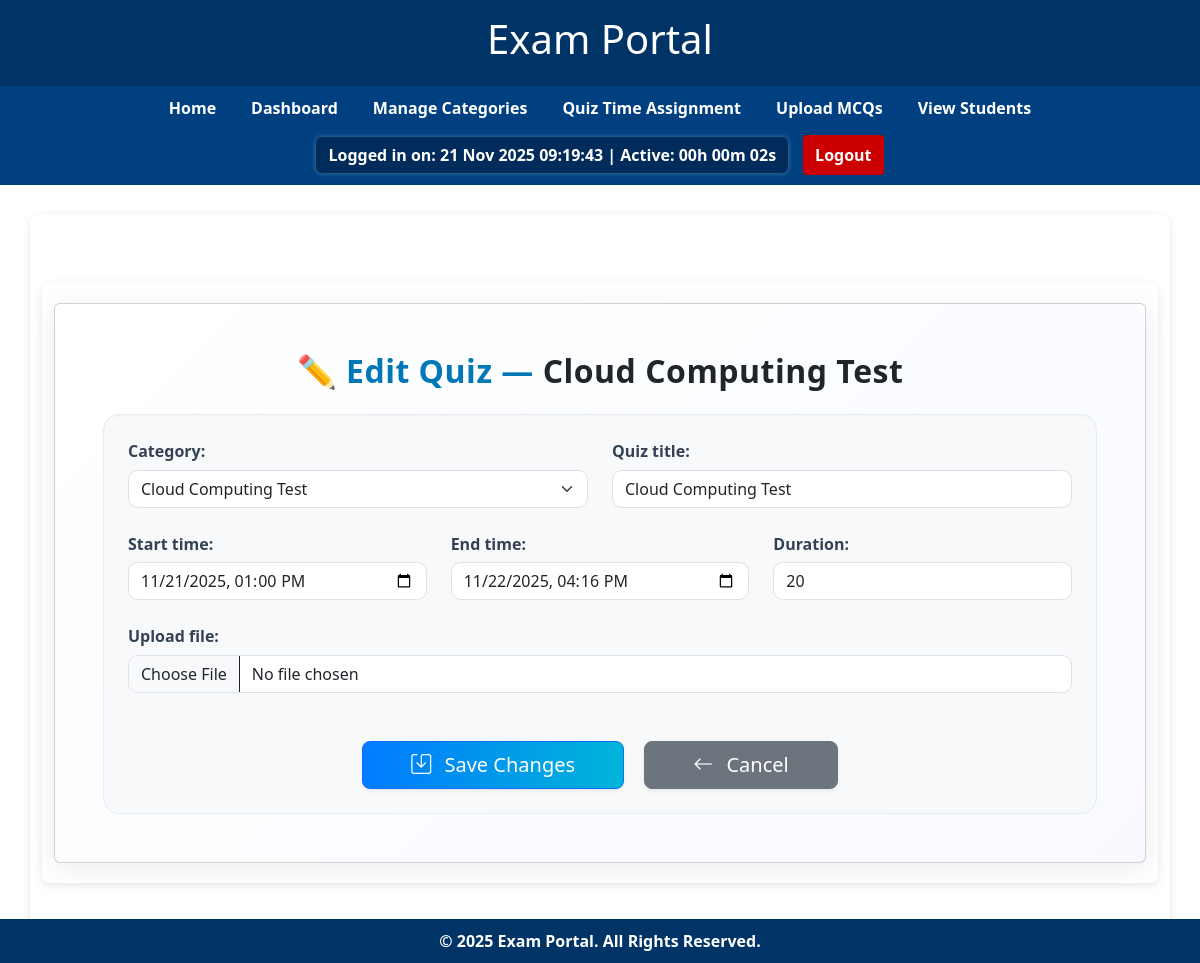
The app's page /staff/quiz/21/edit/ (signed in) with its own data.
### mcq/models.py (models this page shows, shortened)
class Quiz(models.Model):
    category = models.ForeignKey(Category, on_delete=models.CASCADE)
    quiz_title = models.CharField(max_length=255)
    created_by = models.ForeignKey(User, on_delete=models.CASCADE)
    start_time = models.DateTimeField(null=True, blank=True)
    end_time = models.DateTimeField(null=True, blank=True)
    duration = models.IntegerField(help_text="Enter duration in minutes", null=True, blank=True)
    active = models.BooleanField(default=True)
    upload_file = models.FileField(upload_to="mcq_uploads/", null=True, blank=True)
    created_by = models.ForeignKey(User, on_delete=models.CASCADE)  # <— this is required

### mcq/views.py (the view)
# urls.py: path('staff/quiz/<int:quiz_id>/edit/', views.edit_quiz, name='edit_quiz'),
@login_required
@user_passes_test(staff_required)
def edit_quiz(request, quiz_id):
    quiz = get_object_or_404(Quiz, id=quiz_id, created_by=request.user)
    if request.method == 'POST':
        form = QuizForm(request.POST, request.FILES, instance=quiz)
        if form.is_valid():
            form.save()
            messages.success(request, "✅ Quiz updated successfully!")
            return redirect('staff_quiz_management')  # ✅ correct redirect
    else:
        form = QuizForm(instance=quiz)
    return render(request, 'staff/edit_quiz.html', {'form': form, 'quiz': quiz})

### mcq/models.py (called while the page is built)
    def __str__(self):
        return self.name

### mcq/views.py (called while the page is built)
def staff_required(user):
    return user.is_staff or user.is_superuser

### mcq/templates/staff/edit_quiz.html (shortened to what this page needs)
{% extends "base.html" %}
{% block content %}
<div class="container mt-5 fade-in">
  <div class="card edit-quiz-card p-5">
    <h2 class="text-center page-title mb-4">
      ✏ Edit Quiz — <span class="text-dark">{{ quiz.quiz_title }}</span>
    </h2>
    <form method="POST" enctype="multipart/form-data" class="p-4 bg-light rounded-4">
      <div class="row g-4">
        <div class="col-md-6">
          {{ form.category.label_tag }}
          {{ form.category }}
        </div>
        <div class="col-md-6">
          {{ form.quiz_title.label_tag }}
          {{ form.quiz_title }}
        </div>
        <div class="col-md-4">
          {{ form.start_time.label_tag }}
          {{ form.start_time }}
        </div>
        <div class="col-md-4">
          {{ form.end_time.label_tag }}
          {{ form.end_time }}
        </div>
        <div class="col-md-4">
          {{ form.duration.label_tag }}
          {{ form.duration }}
        </div>
        <div class="col-md-12">
          {{ form.upload_file.label_tag }}
          {{ form.upload_file }}
        </div>
      </div>
      <div class="text-center mt-5">
        <button type="submit" class="btn btn-primary btn-lg px-5 shadow-sm">
          <i class="bi bi-save me-2"></i> Save Changes
        </button>
        <a href="{% url 'staff_quiz_management' %}" class="btn btn-secondary btn-lg ms-3 px-5 shadow-sm">
          <i class="bi bi-arrow-left me-2"></i> Cancel
        </a>
      </div>
    </form>
  </div>
</div>
{% endblock %}

### mcq/templates/base.html (style rules this page uses)
body { font-family: Arial, sans-serif; background-color: #f2f4f8; margin: 0; padding: 0; }
.container { margin: 30px auto; max-width: 800px; background-color: white; padding: 20px; border-radius: 8px; box-shadow: 0 2px 10px rgba(0,0,0,0.1); }

### mcq/templates/staff/edit_quiz.html (style rules this page uses)
.edit-quiz-card { background: linear-gradient(135deg, #ffffff, #f8faff); border: none; border-radius: 1.25rem; box-shadow: 0 6px 30px rgba(0, 0, 0, 0.08); transition: transform 0.3s ease, box-shadow 0.3s ease; }
h2.page-title { font-weight: 700; color: #0077b6; letter-spacing: 0.5px; }
form.bg-light { background: #f9fbfd; border: 1px solid #e6ecf1; box-shadow: inset 0 1px 2px rgba(0, 0, 0, 0.03); }
label { font-weight: 600; color: #334155; margin-bottom: 0.4rem; }
input, select, textarea { border-radius: 0.6rem !important; }
.btn-primary { background: linear-gradient(90deg, #007bff, #00b4d8); border: none; transition: all 0.3s ease-in-out; }
.btn-secondary { background: #e2e8f0; color: #1e293b; border: none; transition: all 0.3s ease-in-out; }
.fade-in { animation: fadeIn 0.7s ease-in-out both; }

### records on screen
Quiz: quiz_title "Cloud Computing Test", category "Cloud Computing Test", start_time "11/21/2025 13:00", end_time "11/22/2025 16:16", duration "20"
